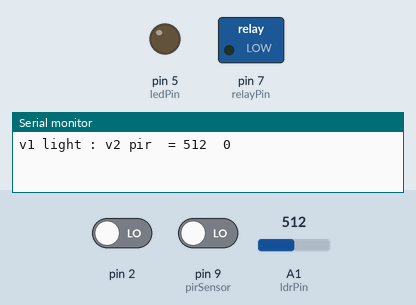
The sketch below on a simulated Arduino Uno, built with avr-gcc and run on an emulated ATmega328P. Parts: switched loads named in the sketch (green lamp = pin HIGH), output pins drawn as LEDs (lit = HIGH), the last lines printed to the serial monitor. The test bench sets the inputs (shaded band); at power-on: pin 2 LOW, pin 9 (pirSensor) LOW, A1 (ldrPin) = 512.

Above: at 0.1 s.
At 0.6 s:
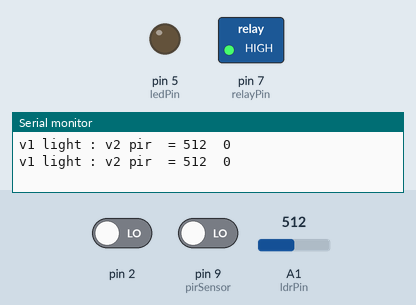
Timing chart, 0 to 2.1 s (numbered marks = the images above):
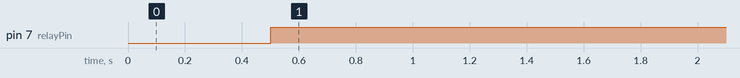

The sketch:

autoswitch_special_front_toliet.ino
```cpp
int ldrPin = A1;
int pirSensor = 9;
int ledPin = 5;
int relayPin = 7;
//int state_move=2;
int v1 = 0;
int v2 = 0;
volatile boolean state_move=false;

void setup()
{
  Serial.begin(9600);
  pinMode(ldrPin,INPUT);
  pinMode(pirSensor,INPUT);
  pinMode(relayPin,OUTPUT);
  pinMode(ledPin,OUTPUT);
  attachInterrupt(0, pin_ISR, RISING);

}
void pin_ISR() {
  //digitalWrite(relayPin,LOW);
  //if(state_move){
  //  state_move=true;
    //onlamp();
 // }else{
  //  state_move=false;
  //  offlamp();
  //}
 }

void loop() {
     v1 = analogRead(ldrPin);
     v2 = digitalRead(pirSensor);
     Serial.print("v1 light : v2 pir  = ");
     Serial.print(v1);
     Serial.print("\t");
     Serial.print(v2);
     Serial.println('\n');
     delay(500);

      if(v1>700){
        digitalWrite(relayPin,LOW);
        //state_move=true;

        }digitalWrite(relayPin,HIGH);
        //state_move=false;

}
void blink(){
            digitalWrite(ledPin, HIGH);             // sets the LED on
            delay(50);                             // waits for 150ms
            digitalWrite(ledPin, LOW);             // sets the LED on
            delay(50);
            digitalWrite(ledPin, HIGH);             // sets the LED on
            delay(100);
            digitalWrite(ledPin, LOW);              // sets the LED off
            delay(100);
}

void onlamp(){
     digitalWrite(relayPin,LOW);
     readopen();
}

void offlamp(){

     digitalWrite(relayPin,HIGH);
     digitalWrite(ledPin, LOW);              // sets the LED off

     }

void readopen(){
     Serial.print("open v1 light : v2 pir  = ");
     Serial.print(v1);
     Serial.print("\t");
     Serial.print(v2);
     Serial.println('\n');
     delay(1000);
}
```

Measured:
- by itself, pin 7 (relayPin): LOW → HIGH at 0.50 s
